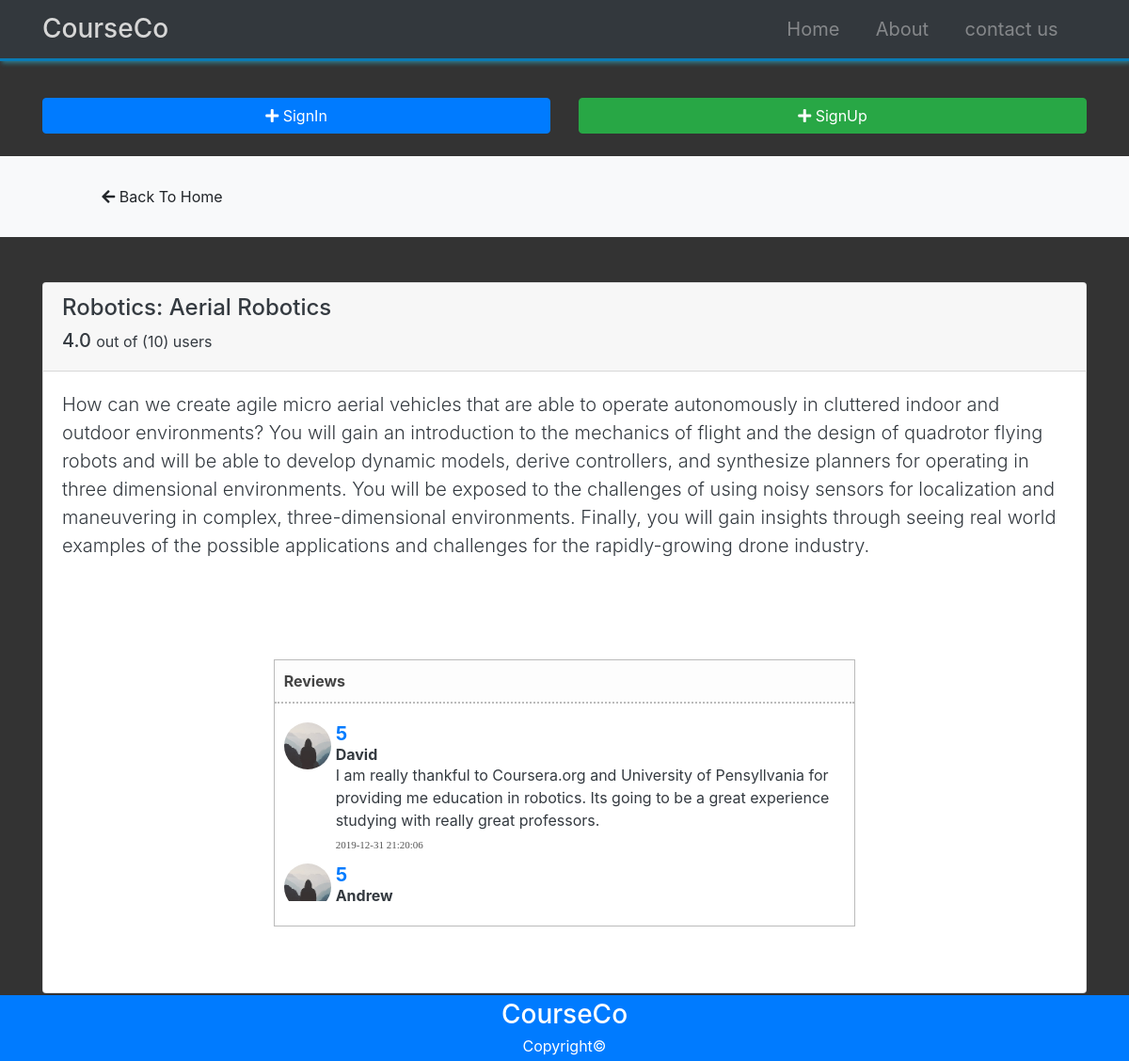
/home/1, run on the app's committed database.
### courseco/models.py (models this page shows, shortened)
class Course(db.Model):
	id = db.Column(db.Integer, primary_key=True)
	name = db.Column(db.String(100), nullable=False)
	description = db.Column(db.Text, nullable=False)
	date_posted = db.Column(db.DateTime, nullable=False, default=datetime.utcnow)
	avg_rate = db.Column(db.Float)
	reviews = db.relationship('Review', backref='course', lazy=True)
	lists = db.relationship('List', backref='course', lazy=True)

class Review(db.Model):
	id = db.Column(db.Integer, primary_key=True)
	date_posted = db.Column(db.DateTime, nullable=False, default=datetime.utcnow)
	content = db.Column(db.Text)
	rate = db.Column(db.Integer, default=0.0)
	user_id = db.Column(db.Integer, db.ForeignKey('user.id'), nullable=False)
	course_id = db.Column(db.Integer, db.ForeignKey('course.id'), nullable=False)

class User(db.Model, UserMixin):
	id = db.Column(db.Integer, primary_key=True)
	username = db.Column(db.String(20), unique=True, nullable=False)
	email = db.Column(db.String(100), unique=True, nullable=False)
	image_file = db.Column(db.String(20), nullable=False, default='default.jpg')
	password = db.Column(db.String(60), nullable=False)
	reviews = db.relationship('Review', backref='reviewer', lazy=True)
	lists = db.relationship('List', backref='user', lazy=True)

### courseco/routes.py (the view, shortened to what this page needs)
@app.route('/home/<int:course_id>', methods=['GET', 'POST']) # expect an int
def course_page(course_id):
	course = Course.query.get_or_404(course_id)
	reviews = Review.query.filter_by(course_id=course.id)\
	.order_by(Review.date_posted.desc())
	current_review = None
	current_l = None
	review_form = ReviewForm()
	list_form = ListForm()
	if review_form.validate_on_submit():
		if not current_review:
			review = Review(rate=review_form.rate.data, content=review_form.content.data, user_id=current_user.id, course_id=course.id) # or author=current_user.id
			db.session.add(review)
			db.session.commit()
			calc_rate(course.id)
			flash('Your review has been added!', 'success')
		else:
			current_review.rate = review_form.rate.data
			current_review.content = review_form.content.data
			db.session.commit()
			calc_rate(course.id)
			flash('Your review has been updated!', 'success')
		return redirect(url_for('course_page', course_id=course.id))
	elif request.method == 'GET':
		if current_review:
			review_form.rate.default = current_review.rate
			review_form.content.default = current_review.content
		review_form.process()
		if current_l:
			list_form.status.default = current_l.status
		list_form.process()
	return render_template('course.html', review_form=review_form, list_form=list_form
			, course=course, reviews=reviews, current_review=current_review, current_l=current_l)

### courseco/templates/course.html (shortened to what this page needs)
{% extends 'layout.html' %}
{% block content %}
  <section id="actions" class="py-4 mb-4 bg-light">
    <div class="container">
      <div class="row">
        <div class="col-md-3">
          <a href="{{ url_for('home') }}" class="btn btn-light btn-block">
            <i class="fas fa-arrow-left"></i>
            Back To Home
          </a>
        </div>
      </div>
    </div>
  </section>
  <section class="py-4 ">
    <div class="container text-dark">
      <div class="row">
        <div class="col-md-12">
          <div class="card">
            <div class="card-header">
              <h4>{{ course.name }}</h4>
              {% if course.avg_rate %}
              <div class="h5">{{ course.avg_rate }}  <small>out of ({{ course.reviews|length }}) users</small></div>
              {% else %}
              <div class="h5">Not Rated Yet</div>
              {% endif %}
            </div>
            <div class="card-body">
              <p class="lead">
                {{ course.description }}
              </p>
            </div>
    <div class="row justify-content-center">
    <div class="card-body col-lg-8">
    <div class="detailBox text-dark">
    <div class="titleBox">
      <label><strong>Reviews</strong></label>
    </div>
    <div class="actionBox">
        <ul class="commentList">
          {% for review in reviews %}
            <li>
                <div class="commenterImage">
                  <img src="{{ url_for('static', filename='profile_pics/' + review.reviewer.image_file) }}" />
                </div>
                <div class="commentText">
                    <span class="m-0 p-0 font-weight-bold text-primary h5">{{ review.rate }} </span>
                    <h6 class="m-0 p-0 font-weight-bold">{{ review.reviewer.username }}</h6>
                    <p class="">{{ review.content }}</p> <span class="date sub-text">{{ review.date_posted.strftime('%Y-%m-%d %H:%M:%S') }}</span>
                </div>
            </li>
          {% endfor %}
        </ul>
    </div>
</div>
</div>
</div>
</div>
</div>
</div>
</div>
  </section>
{% endblock %}

### courseco/static/css/style.css (style rules this page uses)
body { margin-top: 80px; background: #333; color: #fff; }
.detailBox { border:1px solid #bbb; margin:50px; }
.titleBox { background-color:#fdfdfd; padding:10px; }
.titleBox label { color:#444; margin:0; display:inline-block; }
.commentList { padding:0; list-style:none; max-height:200px; overflow:auto; }
.commentList li { margin:0; margin-top:10px; }
.commentList li > div { display:table-cell; }
.commenterImage { width:50px; margin-right:5px; height:100%; float:left; }
.commenterImage img { width:100%; border-radius:50%; }
.commentText p { margin:0; }
.sub-text { color:#555; font-family:verdana; font-size:11px; }
.actionBox { border-top:2px dotted #bbb; padding:10px; }

### data on the page
Course: name "Robotics: Aerial Robotics", avg_rate "4.0", description "How can we create agile micro aerial vehicles that are able to operate autonomously in cluttered indoor and outdoor environments? You will gain an introduction to the mechanics of flight and the design of quadrotor flying robots and will be able to develop dynamic models, derive controllers, and synthesize planners for operating in three dimensional environments. You will be exposed to the challenges of using noisy sensors for localization and maneuvering in complex, three-dimensional environments. Finally, you will gain insights through seeing real world examples of the possible applications and challenges for the rapidly-growing drone industry."
Review: image_file (placeholder picture), rate "5", reviewer.username "David", content "I am really thankful to Coursera.org and University of Pensyllvania for providing me education in robotics. Its going to be a great experience studying with really great professors.", date_posted "2019-12-31 21:20:06"
Review: image_file (placeholder picture), rate "5", reviewer.username "Andrew"

### other printed values
{{ course.reviews|length }} "10"
